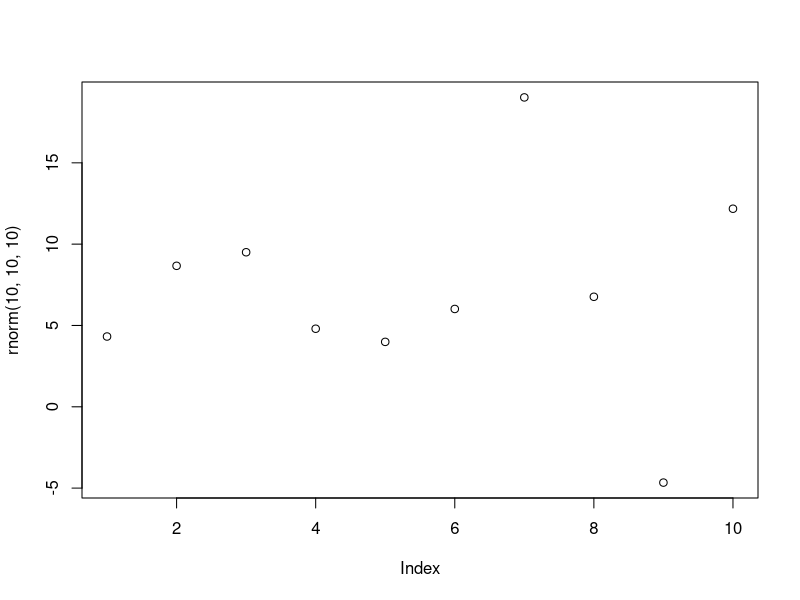

Generate this figure with R:
## ---- chunk 1
library(knitr)
knitr::opts_chunk$set(echo = TRUE)
## ---- chunk 2
Ecosystem <- "Skog og fjell"
Egenskap  <- "Primærproduksjon"
ECT       <- "Structural state characteristic"
Contact   <- "Anders Kolstad"
## ---- chunk 3
metaData <- data.frame(Ecosystem,
                       "Økologisk egenskap" = Egenskap,
                       "ECT class" = ECT)
knitr::kable(metaData)
## ---- chunk 4
plot(rnorm(10,10,10))
